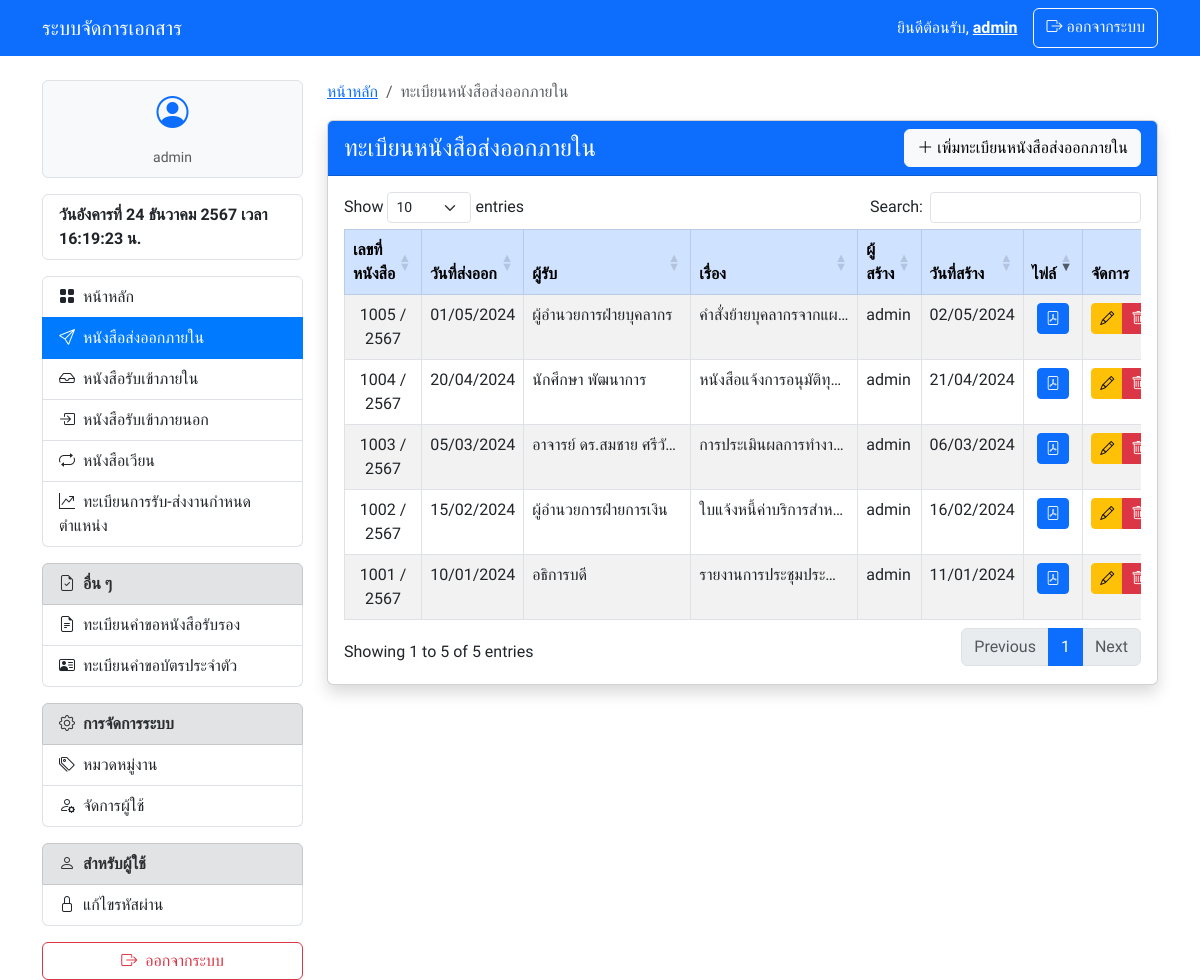
Screenshot of /internal_out/index.php (signed in) with the database file from the repository.
### tables this page shows
CREATE TABLE `edms_internal_out_documents` (
  `document_id` int(11) NOT NULL,
  `document_number` int(11) NOT NULL,
  `document_year` year(4) NOT NULL,
  `title` varchar(255) NOT NULL,
  `sender` varchar(255) NOT NULL,
  `receiver` varchar(255) DEFAULT NULL,
  `date_created` date NOT NULL,
  `attachment_path` varchar(255) DEFAULT NULL,
  `note` text DEFAULT NULL,
  `category_id` int(11) DEFAULT NULL,
  `created_by` int(11) NOT NULL,
  `created_at` timestamp NOT NULL DEFAULT current_timestamp()
);

CREATE TABLE `edms_users` (
  `user_id` int(11) NOT NULL,
  `username` varchar(255) NOT NULL,
  `password` varchar(255) NOT NULL,
  `first_name` varchar(255) NOT NULL,
  `last_name` varchar(255) NOT NULL,
  `email` varchar(255) DEFAULT NULL,
  `role` enum('admin','user') NOT NULL,
  `created_at` timestamp NOT NULL DEFAULT current_timestamp()
);

### internal_out/index.php (the view, shortened to what this page needs)
<?php
require_once '../config.php';
$is_admin = isset($_SESSION['role']) && $_SESSION['role'] === 'admin';
try {
    $stmt = $pdo->prepare("
        SELECT d.*,
               u.username as created_by_name,
               c.category_name,
               DATE_FORMAT(d.date_created, '%d/%m/%Y') as formatted_date_created,
               DATE_FORMAT(d.created_at, '%d/%m/%Y') as formatted_created_at
        FROM edms_internal_out_documents d
        LEFT JOIN edms_users u ON d.created_by = u.user_id
        LEFT JOIN edms_work_categories c ON d.category_id = c.category_id
        ORDER BY d.created_at DESC
    ");
    $stmt->execute();
    $documents = $stmt->fetchAll(PDO::FETCH_ASSOC);
} catch (PDOException $e) {
    echo "เกิดข้อผิดพลาด: " . $e->getMessage();
    exit();
}
?>
<!DOCTYPE html>
<html lang="th">
<head>
    <?php require_once '../components/header.php'; ?>
    <link href="https://cdn.datatables.net/1.13.7/css/dataTables.bootstrap5.min.css" rel="stylesheet">
</head>
<body>
    <?php require_once '../components/navbar.php'; ?>
    <div class="container mt-4">
        <div class="row">
            <div class="col-md-3">
                <?php require_once '../components/sidebar.php'; ?>
            </div>
            <div class="col-md-9">
                <nav aria-label="breadcrumb">
                    <ol class="breadcrumb">
                        <li class="breadcrumb-item"><a href="/edms/index.php">หน้าหลัก</a></li>
                        <li class="breadcrumb-item active" aria-current="page">ทะเบียนหนังสือส่งออกภายใน</li>
                    </ol>
                </nav>
                <div class="card shadow">
                    <div class="card-header bg-primary text-white d-flex justify-content-between align-items-center">
                        <h4 class="mb-0">ทะเบียนหนังสือส่งออกภายใน</h4>
                            <a href="create.php" class="btn btn-light">
                                <i class="bi bi-plus-lg"></i> เพิ่มทะเบียนหนังสือส่งออกภายใน
                            </a>
                    </div>
                    <div class="card-body">
                        <div class="table-responsive">
                            <table id="documentsTable" class="table table-bordered table-striped table-hover">
                                <thead class="table-primary">
                                    <tr class="text-center">
                                        <th style="width: 10%">เลขที่หนังสือ</th>
                                        <th style="width: 10%">วันที่ส่งออก</th>
                                        <th style="width: 15%">ผู้รับ</th>
                                        <th style="width: 20%">เรื่อง</th>
                                        <th style="width: 10%">ผู้สร้าง</th>
                                        <th style="width: 10%">วันที่สร้าง</th>
                                        <th style="width: 5%">ไฟล์</th>
                                        <?php if ($is_admin): ?>
                                            <th style="width: 10%">จัดการ</th>
                                        <?php endif; ?>
                                    </tr>
                                </thead>
                                <tbody>
                                    <?php foreach ($documents as $document): ?>
                                        <tr>
                                            <td class="text-center"><?php echo $document['document_number']; ?> / <?php echo $document['document_year'] + 543; ?></td>
                                            <td class="text-center"><?php echo $document['formatted_date_created']; ?></td>
                                            <td class="text-truncate-cell" data-bs-toggle="tooltip" data-bs-title="<?php echo htmlspecialchars($document['receiver']); ?>"><?php echo htmlspecialchars($document['receiver']); ?></td>
                                            <td class="text-truncate-cell" data-bs-toggle="tooltip" data-bs-title="<?php echo htmlspecialchars($document['title']); ?>"><?php echo htmlspecialchars($document['title']); ?></td>
                                            <td class="text-truncate-cell" data-bs-toggle="tooltip" data-bs-title="<?php echo htmlspecialchars($document['created_by_name']); ?>"><?php echo htmlspecialchars($document['created_by_name']); ?></td>
                                            <td class="text-center"><?php echo $document['formatted_created_at']; ?></td>
                                            <td class="text-center">
                                                <?php if ($document['attachment_path']): ?>
                                                    <a href="uploads/<?php echo date('Y', strtotime($document['created_at'])); ?>/<?php echo $document['attachment_path']; ?>"
                                                       class="btn btn-primary btn-sm"
                                                       target="_blank"
                                                       title="ดูไฟล์แนบ">
                                                        <i class="bi bi-file-pdf"></i>
                                                    </a>
                                                <?php endif; ?>
                                            </td>
                                            <?php if ($is_admin): ?>
                                                <td class="text-center">
                                                    <div class="btn-group" role="group">
                                                        <a href="edit.php?id=<?php echo $document['document_id']; ?>"
                                                           class="btn btn-warning btn-sm"
                                                           title="แก้ไข">
                                                            <i class="bi bi-pencil"></i>
                                                        </a>
                                                        <a href="delete.php?id=<?php echo $document['document_id']; ?>"
                                                           class="btn btn-danger btn-sm"
                                                           onclick="return confirm('คุณแน่ใจหรือไม่ว่าต้องการลบ?');"
                                                           title="ลบ">
                                                            <i class="bi bi-trash"></i>
                                                        </a>
                                                    </div>
                                                </td>
                                            <?php endif; ?>
                                        </tr>
                                    <?php endforeach; ?>
                                </tbody>
                            </table>
                        </div>
                    </div>
                </div>
            </div>
        </div>
    </div>
</body>
</html>

### components/header.php (style rules this page uses)
body { font-family: 'Sarabun', sans-serif; }

### internal_out/index.php (style rules this page uses)
.text-truncate-cell { max-width: 150px; white-space: nowrap; overflow: hidden; text-overflow: ellipsis; }

### rows the page displays
edms_internal_out_documents: document_number "1005", $document['document_year'] + 543 "2567", formatted_date_created "01/05/2024", receiver "ผู้อำนวยการฝ่ายบุคลากร", title "คำสั่งย้ายบุคลากรจากแผ…", created_by.username "admin", formatted_created_at "02/05/2024"
edms_internal_out_documents: document_number "1004", $document['document_year'] + 543 "2567", formatted_date_created "20/04/2024", receiver "นักศึกษา พัฒนาการ", title "หนังสือแจ้งการอนุมัติทุ…", created_by.username "admin", formatted_created_at "21/04/2024"
edms_internal_out_documents: document_number "1003", $document['document_year'] + 543 "2567", formatted_date_created "05/03/2024", receiver "อาจารย์ ดร.สมชาย ศรีวั…", title "การประเมินผลการทำงา…", created_by.username "admin", formatted_created_at "06/03/2024"
edms_internal_out_documents: document_number "1002", $document['document_year'] + 543 "2567", formatted_date_created "15/02/2024", receiver "ผู้อำนวยการฝ่ายการเงิน", title "ใบแจ้งหนี้ค่าบริการสำห…", created_by.username "admin", formatted_created_at "16/02/2024"
edms_internal_out_documents: document_number "1001", $document['document_year'] + 543 "2567", formatted_date_created "10/01/2024", receiver "อธิการบดี", title "รายงานการประชุมประ…", created_by.username "admin", formatted_created_at "11/01/2024"

### other values shown
$_SESSION['username'] "admin"
$_SESSION['role'] "admin"
